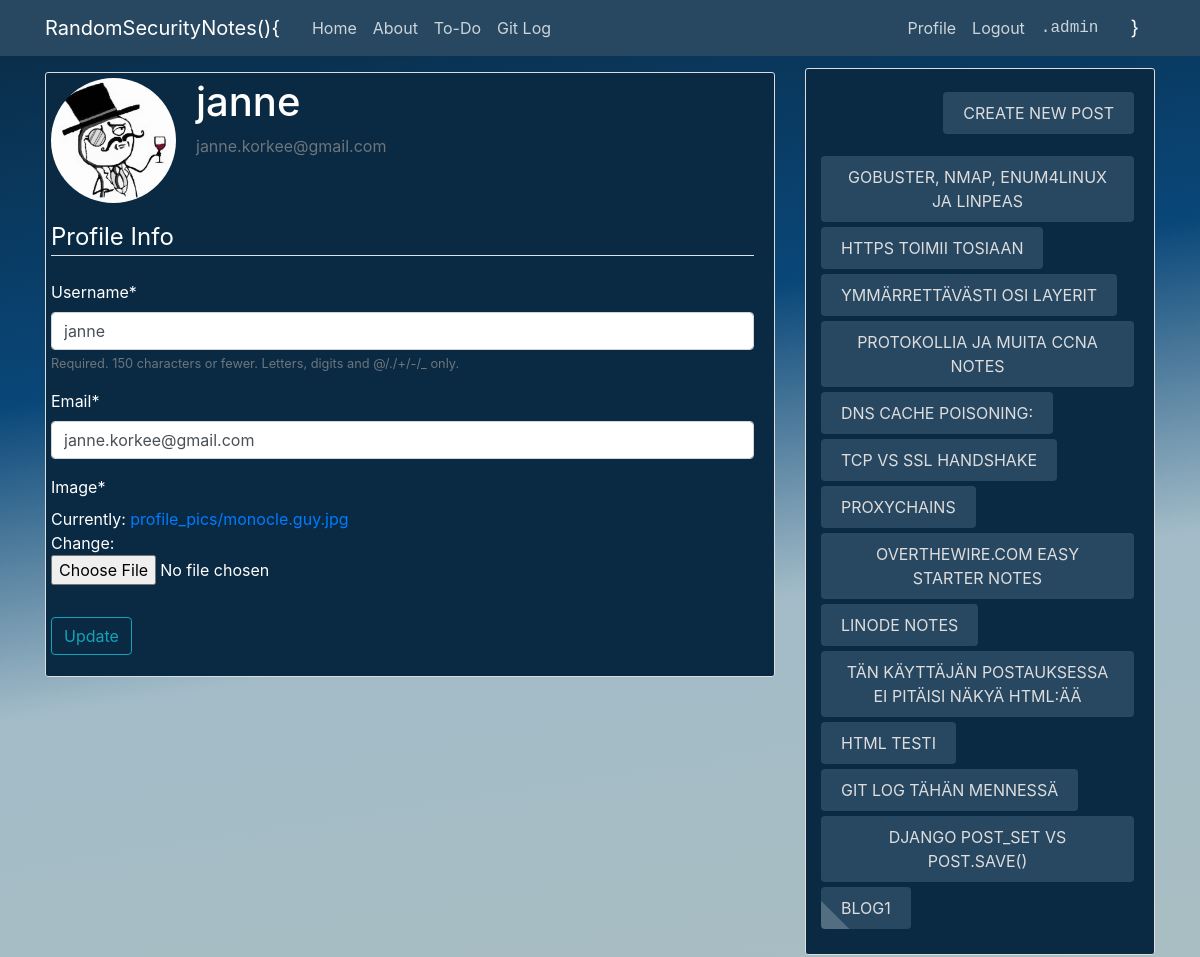
The page /profile/ (signed in) on the database as committed earlier.
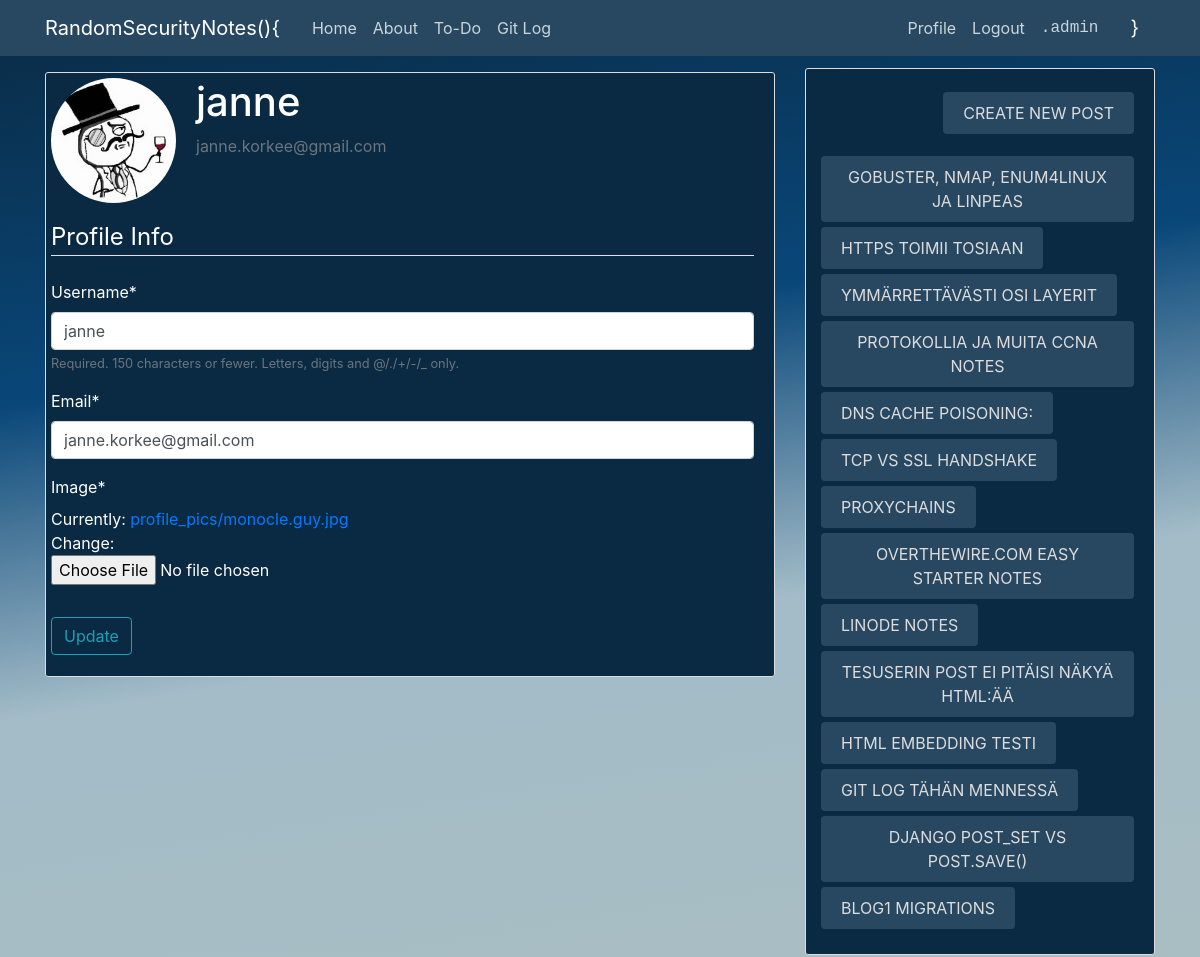
The same page on the database as committed later.
### users/models.py (models this page shows, shortened)
class Profile(models.Model):
	user = models.OneToOneField(User, on_delete=models.CASCADE)
	image = models.ImageField(default='default.jpg', upload_to='profile_pics')

### blog/models.py (models this page shows, shortened)
class Post(models.Model):
	title = models.CharField(max_length=100)
	content = models.TextField()
	date_posted = models.DateTimeField(default=timezone.now)
	author = models.ForeignKey(User, on_delete=models.CASCADE)

### users/views.py (the view)
# urls.py: path('profile/', user_views.profile, name='profile'),
@login_required
def profile(request):
	if request.method == 'POST':
		u_form = UserUpdateForm(request.POST, instance=request.user) #request.POST = pass the POST data.  instance = username ja email
		p_form = ProfileUpdateForm(request.POST,
									request.FILES,
									instance=request.user.profile) #request.FILES = kuvatiedosto.   instance = current avatar image
		if u_form.is_valid() and p_form.is_valid():
			u_form.save()
			p_form.save()
			messages.success(request, f'Your account has been updated!')
			return redirect('profile')
	else:
		u_form = UserUpdateForm(instance=request.user) #username ja email
		p_form = ProfileUpdateForm(instance=request.user.profile) #current avatar image
	context = {
		'u_form': u_form,
		'p_form': p_form
	}
	return render(request, 'users/profile.html', context)

### users/forms.py
class UserUpdateForm(forms.ModelForm):
	email = forms.EmailField()
	class Meta:
		model = User
		fields = ['username', 'email']

class ProfileUpdateForm(forms.ModelForm):
	class Meta:
		model = Profile
		fields = ['image']

### blog/templatetags/load_side.py (called while the page is built)
@register.simple_tag
def load_side_posts():
	return Post.objects.all()

### users/templates/users/profile.html (shortened to what this page needs)
{% extends "blog/base.html" %}
{% load crispy_forms_tags %}
{% block content %}
	<div class="content-section mt-4">
	  <div class="media">
	    <img class="rounded-circle account-img" src="{{ user.profile.image.url }}">
	    <div class="media-body">
	      <h2 class="account-heading">{{ user.username }}</h2>
	      <p class="text-secondary">{{ user.email }}</p>
	    </div>
	  </div>
	  <form method="POST" enctype="multipart/form-data">
			<fieldset class="form-group">
				<legend class="border-bottom mb-4">Profile Info</legend>
				{{ u_form|crispy }}
				{{ p_form|crispy }}
			</fieldset>
			<div class="form-group">
				<button class="btn btn-outline-info" type="submit">Update</button>
			</div>
		</form>
	</div>
{% endblock content %}

### blog/templates/blog/base.html (shortened to what this page needs)
{% load static %}
<!DOCTYPE html>
<html>
<head>
    <link rel="stylesheet" href="https://cdn.jsdelivr.net/npm/bootstrap@4.5.3/dist/css/bootstrap.min.css">
    <link rel="stylesheet" type="text/css" href="{% static 'blog/main.css' %}">
</head>
<body>
	<header class="site-header">
	  <nav class="navbar navbar-expand-lg navbar-dark bg-steel fixed-top">
	    <div class="container">
	      <a class="navbar-brand mr-4" href="{% url 'blog-home' %}">RandomSecurityNotes(){</a>
	      <div class="collapse navbar-collapse" id="navbarToggle">
	        <div class="navbar-nav mr-auto align-text-bottom">
	          <a class="nav-item nav-link" href="{% url 'blog-home' %}">Home</a>
	          <a class="nav-item nav-link" href="{% url 'blog-about' %}">About</a>
		  	  <a class="nav-item nav-link" href="{% url 'blog-to-do' %}">To-Do</a>
		  	  <a class="nav-item nav-link" href="{% url 'blog-gitlog' %}">Git Log</a>
	        </div>
	        <div class="navbar-nav">
	          {% if user.is_authenticated %}
	          	<a class="nav-item nav-link" href="{% url 'profile' %}">Profile</a>
	          	<a class="nav-item nav-link" href="{% url 'logout' %}">Logout</a>
	          	<a class="nav-item nav-link text-monospace" href="{% url 'admin' %}">.admin</a>
	          {% else %}
		        <a class="nav-item nav-link" href="{% url 'login' %}">Login</a>
		        <a class="nav-item nav-link" href="{% url 'register' %}">Register</a>
		        <a class="nav-item nav-link text-monospace" href="{% url 'admin' %}">.admin</a>
		      {% endif %}
	        </div>
	        <div class="navbar-brand ml-4" href="#"> }</div>
	      </div>
	    </div>
	  </nav>
	</header>
	<main role="main" class="container ">
	  <div class="row bigDiv">
	    <div class="col-md-8">
	      {% block content %}{% endblock %}
	    </div>
	    {% if request.get_full_path != "/about/" and request.get_full_path != "/login/" and request.get_full_path != "/register/" %}
		    <div class="col-md-4">
		      <div class="content-section sivupalkki">
		          <a class="btn btn-secondary newPostButt btnSlide" href="{% url 'post-create' %}">CREATE NEW POST</a>
		          <br><br>
		          	{% load load_side %}
		          	{% load_side_posts as posts_nopag %}
		          	{% for post in posts_nopag reversed %}
					    <small><a class="btn btn-secondary mb-1 PostButt btnSlide" href="{% url 'post-detail' post.id %}">{{ post.title }}</a></small><br>
					{% endfor %}
		      </div>
		    </div>
	    {% endif %}
	  </div>
	</main>
</body>
</html>

### static/blog/main.css (style rules this page uses)
body { background: linear-gradient(171deg, rgba(10,42,67,1) 0%, rgba(9,71,121,1) 35%, rgba(163,188,200,1) 62%, rgba(169,190,194,1) 100%); background-attachment: fixed; color: #fff; margin-top: 3rem; }
h1, h2, h3, h4, h5, h6 { color: #fff; }
.btnSlide { border: none; text-transform: uppercase; outline: none; overflow: hidden; position: relative; color: #fff; background-color: #0a2a43; padding: 9px 20px; margin: 1px auto; }
.btnSlide::after { content: ""; position: absolute; left: 0; top: 0; height: 490%; width: 300%; background: rgba(255,255,255,0.2); -webkit-transition: all .5s ease-in-out; transition: all .5s ease-in-out; -webkit-transform: translateX(-90%) translateY(-25%) rotate(45deg); transform: translateX(-90%) translateY(-25%) rotate(45deg); }
.sivupalkki { margin-top: 20px; }
.newPostButt { margin-left:10px; margin-top: 18px; margin-bottom: 21px; float: right; color: #dddddd; background-color: #284861; }
.PostButt { margin-left:10px; color: #dddddd; background-color: #284861; }
.bigDiv { height: 100%; }
.text-muted { color: #fff; }
.bg-steel { background-color: #284861; z-index: 10001; }
.site-header .navbar-nav .nav-link { color: #cbd5db; }
.content-section { background: #0a2a43; padding: 5px 5px; border: 1px solid #dddddd; border-radius: 3px; margin-bottom: 20px; padding-right: 20px; }
.account-img { height: 125px; width: 125px; margin-right: 20px; margin-bottom: 16px; }
.account-heading { font-size: 2.5rem; }

Rows that differ between the two databases and show on the page:
changed Post: title "TÄN KÄYTTÄJÄN POSTAUKSESSA EI PITÄISI NÄKYÄ HTML:ÄÄ" → "TESUSERIN POST EI PITÄISI NÄKYÄ HTML:ÄÄ"
changed Post: title "HTML TESTI" → "HTML EMBEDDING TESTI"
changed Post: title "BLOG1" → "BLOG1 MIGRATIONS"
